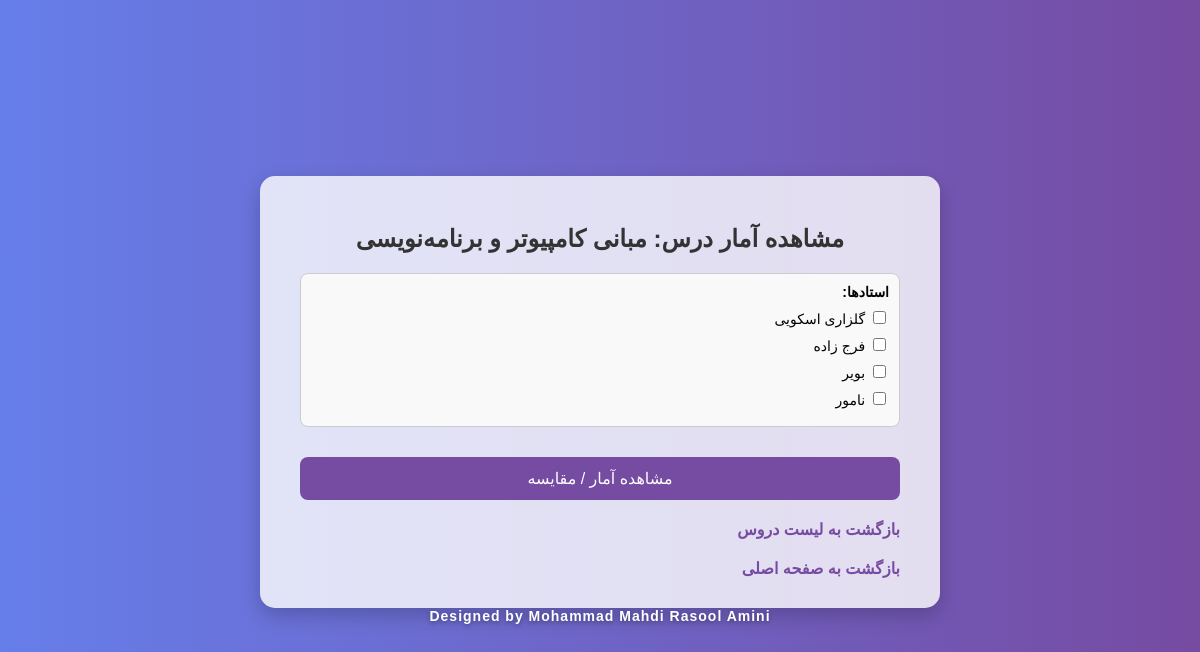
The page /stats/1 on the database its author committed.
### tables this page shows
CREATE TABLE Courses (
    id INTEGER PRIMARY KEY AUTOINCREMENT,
    name TEXT
, category TEXT);

CREATE TABLE Professors (
    id INTEGER PRIMARY KEY AUTOINCREMENT,
    name TEXT UNIQUE
, photo_url TEXT DEFAULT NULL);

### app.py (the view, shortened to what this page needs)
@app.route("/stats/<int:course_id>", methods=["GET", "POST"])
def stats(course_id):
    db = get_db()
    course = db.execute("SELECT id, name FROM Courses WHERE id = ?", (course_id,)).fetchone()
    professors = db.execute("""
        SELECT p.id, p.name FROM Professors p
        JOIN CourseProfessor cp ON cp.professor_id = p.id
        WHERE cp.course_id = ?
    """, (course_id,)).fetchall()
    selected_professor_name = None
    stats = None
    comments = []
    compare_results = None
    selected_professors = []
    all_stats = db.execute("""
        SELECT
            professor_id,
            COUNT(*) as vote_count,
            AVG(q1 + (10 - q2) + q3 + q4) as avg_total_score
        FROM Votes
        WHERE course_id = ?
        GROUP BY professor_id
    """, (course_id,)).fetchall()
    if all_stats and len(all_stats) > 0:
        total_weighted_score = sum(row["avg_total_score"] * row["vote_count"] for row in all_stats)
        total_votes = sum(row["vote_count"] for row in all_stats)
        C = total_weighted_score / total_votes if total_votes > 0 else 0
        m = total_votes / len(all_stats)
    else:
        C = 25  # چون بازه 4 سوال 1 تا 10، حد وسط حدود 25 است (میانگین 6.25 در هر سوال)
        m = 10
    def bayesian_score(avg_score, vote_count):
        norm_avg = avg_score / 4.0
        bayes_avg = ((C/4.0)*m + norm_avg * vote_count) / (m + vote_count)
        return max(1, min(10, bayes_avg))
    db.close()
    return render_template(
        "stats.html",
        course=course,
        professors=professors,
        stats=stats,
        comments=comments,
        selected_professor_name=selected_professor_name,
        compare_results=compare_results,
        selected_professors=[int(p) for p in selected_professors] if selected_professors else []
    )

### app.py (called while the page is built)
def get_db():
    conn = sqlite3.connect("/data/ratings.db")
    conn.row_factory = sqlite3.Row
    return conn

### templates/stats.html (shortened to what this page needs)
<!DOCTYPE html>
<html lang="fa" dir="rtl">
<head>
</head>
<body>
  <div class="card">
    <h2>مشاهده آمار درس: {{ course.name }}</h2>
    <form method="POST">
      <div class="professor-checkboxes">
        <label><strong>استادها:</strong></label>
        {% for prof in professors %}
          <label>
            <input type="checkbox" name="professors" value="{{ prof.id }}"
              {% if selected_professors and prof.id in selected_professors %}checked{% endif %}>
            {{ prof.name }}
          </label>
        {% endfor %}
      </div>
      <button type="submit" name="action" value="compare">مشاهده آمار / مقایسه</button>
    </form>
    <a href="/courses">بازگشت به لیست دروس</a><br>
    <a href="/">بازگشت به صفحه اصلی</a>
  </div>
  <div class="footer">
    Designed by Mohammad Mahdi Rasool Amini
  </div>
</body>
</html>

### templates/stats.html (style rules this page uses)
body { font-family: 'Vazirmatn', sans-serif; background: linear-gradient(to right, #667eea, #764ba2); margin: 0; padding: 0; display: flex; align-items: center; justify-content: center; min-height: 100vh; flex-direction: column; }
.card { background-color: #ffffffcc; padding: 30px 40px; border-radius: 15px; box-shadow: 0 8px 20px rgba(0, 0, 0, 0.2); width: 90%; max-width: 600px; text-align: right; }
h2, h3, h4 { text-align: center; color: #333; }
label, select { display: block; width: 100%; margin-bottom: 15px; font-size: 14px; }
button { width: 100%; padding: 12px; background-color: #764ba2; color: white; border: none; border-radius: 8px; font-size: 16px; cursor: pointer; transition: background-color 0.3s ease; margin-top: 10px; }
a { color: #764ba2; text-decoration: none; display: inline-block; margin-top: 20px; font-weight: bold; }
.professor-checkboxes { margin: 20px 0; max-height: 200px; overflow-y: auto; border: 1px solid #ccc; padding: 10px; border-radius: 8px; background: #f9f9f9; }
.professor-checkboxes label { display: block; margin-bottom: 8px; cursor: pointer; }
.footer { font-family: 'Vazirmatn', sans-serif; font-weight: 700; font-size: 14px; color: #ffffff; text-shadow: 0 2px 4px rgba(0, 0, 0, 0.3); letter-spacing: 1px; }

### rows shown on the page
Courses: name "مبانی کامپیوتر و برنامه‌نویسی"
Professors: name "گلزاری اسکویی"
Professors: name "فرج زاده"
Professors: name "بویر"
Professors: name "نامور"
